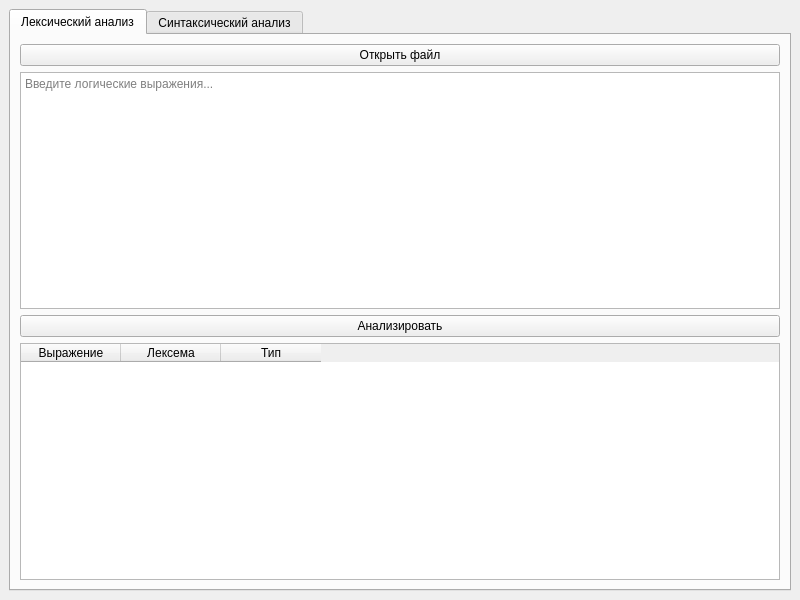
<?xml version="1.0" encoding="UTF-8"?>
<ui version="4.0">
 <class>MainWindow</class>
 <widget class="QMainWindow" name="MainWindow">
  <property name="geometry">
   <rect>
    <x>0</x>
    <y>0</y>
    <width>800</width>
    <height>600</height>
   </rect>
  </property>
  <property name="windowTitle">
   <string>Лексический и синтаксический анализатор</string>
  </property>
  <widget class="QWidget" name="centralWidget">
   <layout class="QVBoxLayout" name="verticalLayout">
    <item>
     <widget class="QTabWidget" name="tabWidget">
      <!-- Вкладка для лексического анализа -->
      <widget class="QWidget" name="lexicalTab">
       <attribute name="title">
        <string>Лексический анализ</string>
       </attribute>
       <layout class="QVBoxLayout" name="verticalLayout_2">
        <item>
         <widget class="QPushButton" name="openFileButton">
          <property name="text">
           <string>Открыть файл</string>
          </property>
         </widget>
        </item>
        <item>
         <widget class="QTextEdit" name="inputTextEdit">
          <property name="placeholderText">
           <string>Введите логические выражения...</string>
          </property>
         </widget>
        </item>
        <item>
         <widget class="QPushButton" name="analyzeButton">
          <property name="text">
           <string>Анализировать</string>
          </property>
         </widget>
        </item>
        <item>
         <widget class="QTableWidget" name="lexicalTable">
          <property name="columnCount">
           <number>3</number>
          </property>
          <property name="rowCount">
           <number>0</number>
          </property>
          <attribute name="horizontalHeaderVisible">
           <bool>true</bool>
          </attribute>
          <attribute name="verticalHeaderVisible">
           <bool>true</bool>
          </attribute>
          <column>
           <property name="text">
            <string>Выражение</string>
           </property>
          </column>
          <column>
           <property name="text">
            <string>Лексема</string>
           </property>
          </column>
          <column>
           <property name="text">
            <string>Тип</string>
           </property>
          </column>
         </widget>
        </item>
       </layout>
      </widget>
      <!-- Вкладка для синтаксического анализа -->
      <widget class="QWidget" name="syntaxTab">
       <attribute name="title">
        <string>Синтаксический анализ</string>
       </attribute>
       <layout class="QVBoxLayout" name="verticalLayout_3">
        <item>
         <widget class="QPushButton" name="openFileButtonSyntax">
          <property name="text">
           <string>Открыть файл</string>
          </property>
         </widget>
        </item>
        <item>
         <widget class="QTextEdit" name="inputTextEditSyntax">
          <property name="placeholderText">
           <string>Введите логические выражения...</string>
          </property>
         </widget>
        </item>
        <item>
         <widget class="QPushButton" name="analyzeButtonSyntax">
          <property name="text">
           <string>Анализировать</string>
          </property>
         </widget>
        </item>
        <item>
         <widget class="QTableWidget" name="syntaxTable">
          <property name="columnCount">
           <number>3</number>
          </property>
          <property name="rowCount">
           <number>0</number>
          </property>
          <attribute name="horizontalHeaderVisible">
           <bool>true</bool>
          </attribute>
          <attribute name="verticalHeaderVisible">
           <bool>true</bool>
          </attribute>
          <column>
           <property name="text">
            <string>Выражение</string>
           </property>
          </column>
          <column>
           <property name="text">
            <string>Лексема</string>
           </property>
          </column>
          <column>
           <property name="text">
            <string>Тип</string>
           </property>
          </column>
         </widget>
        </item>
        <item>
         <widget class="QTextEdit" name="syntaxResultText">
          <property name="readOnly">
           <bool>true</bool>
          </property>
          <property name="placeholderText">
           <string>Результат синтаксического анализа...</string>
          </property>
          <property name="minimumHeight">
           <number>50</number> <!-- Увеличиваем высоту для 1-2 строк текста -->
          </property>
         </widget>
        </item>
       </layout>
      </widget>
     </widget>
    </item>
   </layout>
  </widget>
 </widget>
 <resources/>
 <connections/>
</ui>
